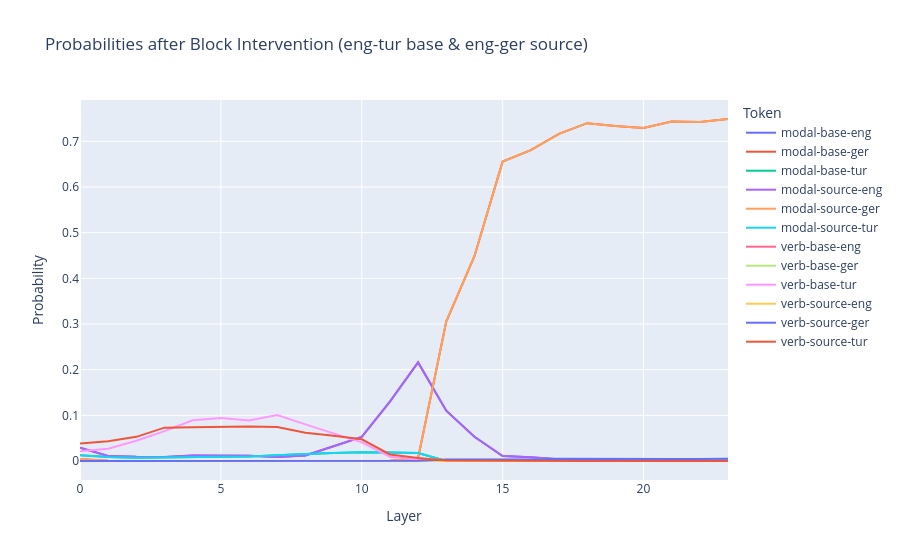

Notebook source saved alongside this figure:
### Markdown cell above
### Plotting

### Code cell
# Ensure the 'prob' column is numeric
df['prob'] = pd.to_numeric(df['prob'], errors='coerce')

# Drop rows with NaN in 'prob'
df = df.dropna(subset=['prob'])

# Create a line plot for token probabilities over layers
fig = px.line(
    df.groupby(['token_type', 'layer'], as_index=False)['prob'].mean(),
    x="layer",
    y="prob",
    color="token_type",
    title=f"Probabilities after Block Intervention ({src_lang_base}-{tgt_lang_base} base & {src_lang_source}-{tgt_lang_source} source)",
    labels={"layer": "Layer", "prob": "Probability", "token_type": "Token"},
    # category_orders={"layer": [str(i) for i in range(model.config.n_layer)]},
)

# Show the plot
fig.show()
# fig.write_image(block_intervention_plot_save_path)

### Figure 1 — Plotly figure (JSON) as saved in the notebook; plotly's stock layout.template omitted (floating-point values rounded to 4 significant figures)
{"data": [{"hovertemplate": "Token=modal-base-eng<br>Layer=%{x}<br>Probability=%{y}<extra></extra>", "legendgroup": "modal-base-eng", "line": {"color": "#636efa", "dash": "solid"}, "marker": {"symbol": "circle"}, "mode": "lines", "name": "modal-base-eng", "orientation": "v", "showlegend": true, "type": "scatter", "x": [0, 1, 2, 3, 4, 5, 6, 7, 8, 9, 10, 11, 12, 13, 14, 15, 16, 17, 18, 19, 20, 21, 22, 23], "xaxis": "x", "y": [0.02934, 0.01109, 0.009062, 0.008591, 0.01231, 0.01172, 0.01123, 0.008884, 0.01199, 0.03233, 0.05287, 0.1301, 0.2158, 0.1102, 0.05316, 0.01073, 0.008338, 0.003967, 0.002199, 0.00225, 0.002041, 0.001751, 0.001709, 0.001749], "yaxis": "y"}, {"hovertemplate": "Token=modal-base-ger<br>Layer=%{x}<br>Probability=%{y}<extra></extra>", "legendgroup": "modal-base-ger", "line": {"color": "#EF553B", "dash": "solid"}, "marker": {"symbol": "circle"}, "mode": "lines", "name": "modal-base-ger", "orientation": "v", "showlegend": true, "type": "scatter", "x": [0, 1, 2, 3, 4, 5, 6, 7, 8, 9, 10, 11, 12, 13, 14, 15, 16, 17, 18, 19, 20, 21, 22, 23], "xaxis": "x", "y": [0.004401, 0.0006299, 0.0001225, 8.334e-06, 8.95e-06, 7.802e-06, 1.211e-05, 5.402e-06, 9.428e-06, 1.825e-05, 2.855e-05, 0.0006325, 0.006162, 0.3053, 0.4484, 0.6557, 0.6809, 0.7165, 0.7398, 0.7339, 0.7291, 0.7432, 0.7426, 0.7489], "yaxis": "y"}, {"hovertemplate": "Token=modal-base-tur<br>Layer=%{x}<br>Probability=%{y}<extra></extra>", "legendgroup": "modal-base-tur", "line": {"color": "#00cc96", "dash": "solid"}, "marker": {"symbol": "circle"}, "mode": "lines", "name": "modal-base-tur", "orientation": "v", "showlegend": true, "type": "scatter", "x": [0, 1, 2, 3, 4, 5, 6, 7, 8, 9, 10, 11, 12, 13, 14, 15, 16, 17, 18, 19, 20, 21, 22, 23], "xaxis": "x", "y": [0.01281, 0.008894, 0.00695, 0.008099, 0.009116, 0.00934, 0.009821, 0.01306, 0.01553, 0.01753, 0.01904, 0.01845, 0.01757, 0.0001078, 2.194e-05, 4.495e-06, 1.881e-06, 9.546e-07, 1.961e-07, 1.769e-07, 1.519e-07, 1.014e-07, 8.804e-08, 7.827e-08], "yaxis": "y"}, {"hovertemplate": "Token=modal-source-eng<br>Layer=%{x}<br>Probability=%{y}<extra></extra>", "legendgroup": "modal-source-eng", "line": {"color": "#ab63fa", "dash": "solid"}, "marker": {"symbol": "circle"}, "mode": "lines", "name": "modal-source-eng", "orientation": "v", "showlegend": true, "type": "scatter", "x": [0, 1, 2, 3, 4, 5, 6, 7, 8, 9, 10, 11, 12, 13, 14, 15, 16, 17, 18, 19, 20, 21, 22, 23], "xaxis": "x", "y": [0.02934, 0.01109, 0.009062, 0.008591, 0.01231, 0.01172, 0.01123, 0.008884, 0.01199, 0.03233, 0.05287, 0.1301, 0.2158, 0.1102, 0.05316, 0.01073, 0.008338, 0.003967, 0.002199, 0.00225, 0.002041, 0.001751, 0.001709, 0.001749], "yaxis": "y"}, {"hovertemplate": "Token=modal-source-ger<br>Layer=%{x}<br>Probability=%{y}<extra></extra>", "legendgroup": "modal-source-ger", "line": {"color": "#FFA15A", "dash": "solid"}, "marker": {"symbol": "circle"}, "mode": "lines", "name": "modal-source-ger", "orientation": "v", "showlegend": true, "type": "scatter", "x": [0, 1, 2, 3, 4, 5, 6, 7, 8, 9, 10, 11, 12, 13, 14, 15, 16, 17, 18, 19, 20, 21, 22, 23], "xaxis": "x", "y": [0.004401, 0.0006299, 0.0001225, 8.334e-06, 8.95e-06, 7.802e-06, 1.211e-05, 5.402e-06, 9.428e-06, 1.825e-05, 2.855e-05, 0.0006325, 0.006162, 0.3053, 0.4484, 0.6557, 0.6809, 0.7165, 0.7398, 0.7339, 0.7291, 0.7432, 0.7426, 0.7489], "yaxis": "y"}, {"hovertemplate": "Token=modal-source-tur<br>Layer=%{x}<br>Probability=%{y}<extra></extra>", "legendgroup": "modal-source-tur", "line": {"color": "#19d3f3", "dash": "solid"}, "marker": {"symbol": "circle"}, "mode": "lines", "name": "modal-source-tur", "orientation": "v", "showlegend": true, "type": "scatter", "x": [0, 1, 2, 3, 4, 5, 6, 7, 8, 9, 10, 11, 12, 13, 14, 15, 16, 17, 18, 19, 20, 21, 22, 23], "xaxis": "x", "y": [0.01281, 0.008894, 0.00695, 0.008099, 0.009116, 0.00934, 0.009821, 0.01306, 0.01553, 0.01753, 0.01904, 0.01845, 0.01757, 0.0001078, 2.194e-05, 4.495e-06, 1.881e-06, 9.546e-07, 1.961e-07, 1.769e-07, 1.519e-07, 1.014e-07, 8.804e-08, 7.827e-08], "yaxis": "y"}, {"hovertemplate": "Token=verb-base-eng<br>Layer=%{x}<br>Probability=%{y}<extra></extra>", "legendgroup": "verb-base-eng", "line": {"color": "#FF6692", "dash": "solid"}, "marker": {"symbol": "circle"}, "mode": "lines", "name": "verb-base-eng", "orientation": "v", "showlegend": true, "type": "scatter", "x": [0, 1, 2, 3, 4, 5, 6, 7, 8, 9, 10, 11, 12, 13, 14, 15, 16, 17, 18, 19, 20, 21, 22, 23], "xaxis": "x", "y": [6.72e-05, 8.331e-05, 7.616e-05, 5.031e-05, 2.931e-05, 3.18e-05, 4.57e-05, 2.448e-05, 2.241e-05, 9.525e-06, 8.397e-06, 5.089e-05, 0.0001028, 3.79e-05, 3.985e-06, 1.64e-06, 1.149e-06, 7.359e-07, 5.157e-07, 5.642e-07, 5.578e-07, 4.659e-07, 4.594e-07, 5.246e-07], "yaxis": "y"}, {"hovertemplate": "Token=verb-base-ger<br>Layer=%{x}<br>Probability=%{y}<extra></extra>", "legendgroup": "verb-base-ger", "line": {"color": "#B6E880", "dash": "solid"}, "marker": {"symbol": "circle"}, "mode": "lines", "name": "verb-base-ger", "orientation": "v", "showlegend": true, "type": "scatter", "x": [0, 1, 2, 3, 4, 5, 6, 7, 8, 9, 10, 11, 12, 13, 14, 15, 16, 17, 18, 19, 20, 21, 22, 23], "xaxis": "x", "y": [0.0001338, 7.152e-05, 7.899e-05, 8.347e-05, 0.0001117, 9.834e-05, 8.261e-05, 0.0001365, 0.000148, 0.0001469, 0.0001435, 0.0003687, 0.0005963, 0.002897, 0.002917, 0.002536, 0.002988, 0.004457, 0.004042, 0.004324, 0.004297, 0.004092, 0.004223, 0.005002], "yaxis": "y"}, {"hovertemplate": "Token=verb-base-tur<br>Layer=%{x}<br>Probability=%{y}<extra></extra>", "legendgroup": "verb-base-tur", "line": {"color": "#FF97FF", "dash": "solid"}, "marker": {"symbol": "circle"}, "mode": "lines", "name": "verb-base-tur", "orientation": "v", "showlegend": true, "type": "scatter", "x": [0, 1, 2, 3, 4, 5, 6, 7, 8, 9, 10, 11, 12, 13, 14, 15, 16, 17, 18, 19, 20, 21, 22, 23], "xaxis": "x", "y": [0.02145, 0.02699, 0.04426, 0.06536, 0.08914, 0.09428, 0.08872, 0.1008, 0.08019, 0.05963, 0.0408, 0.009366, 0.003437, 3.115e-05, 8.985e-06, 2.644e-06, 1.649e-06, 6.222e-07, 2.926e-07, 3.126e-07, 2.928e-07, 2.403e-07, 2.131e-07, 2.672e-07], "yaxis": "y"}, {"hovertemplate": "Token=verb-source-eng<br>Layer=%{x}<br>Probability=%{y}<extra></extra>", "legendgroup": "verb-source-eng", "line": {"color": "#FECB52", "dash": "solid"}, "marker": {"symbol": "circle"}, "mode": "lines", "name": "verb-source-eng", "orientation": "v", "showlegend": true, "type": "scatter", "x": [0, 1, 2, 3, 4, 5, 6, 7, 8, 9, 10, 11, 12, 13, 14, 15, 16, 17, 18, 19, 20, 21, 22, 23], "xaxis": "x", "y": [6.701e-05, 3.163e-05, 3.39e-05, 2.602e-05, 3.586e-05, 3.303e-05, 3.962e-05, 2.457e-05, 4.833e-05, 6.05e-05, 6.325e-05, 0.0001956, 0.0003677, 0.0002956, 5.53e-05, 1.083e-05, 8.931e-06, 5.415e-06, 4.494e-06, 4.755e-06, 4.534e-06, 4.589e-06, 4.166e-06, 4.222e-06], "yaxis": "y"}, {"hovertemplate": "Token=verb-source-ger<br>Layer=%{x}<br>Probability=%{y}<extra></extra>", "legendgroup": "verb-source-ger", "line": {"color": "#636efa", "dash": "solid"}, "marker": {"symbol": "circle"}, "mode": "lines", "name": "verb-source-ger", "orientation": "v", "showlegend": true, "type": "scatter", "x": [0, 1, 2, 3, 4, 5, 6, 7, 8, 9, 10, 11, 12, 13, 14, 15, 16, 17, 18, 19, 20, 21, 22, 23], "xaxis": "x", "y": [0.0001192, 6.432e-05, 5.16e-05, 4.325e-05, 4.977e-05, 4.487e-05, 4.633e-05, 3.924e-05, 4.157e-05, 3.97e-05, 4.747e-05, 9.458e-05, 0.0003776, 0.003101, 0.003174, 0.002744, 0.003214, 0.004656, 0.004229, 0.004555, 0.0045, 0.004254, 0.004378, 0.005104], "yaxis": "y"}, {"hovertemplate": "Token=verb-source-tur<br>Layer=%{x}<br>Probability=%{y}<extra></extra>", "legendgroup": "verb-source-tur", "line": {"color": "#EF553B", "dash": "solid"}, "marker": {"symbol": "circle"}, "mode": "lines", "name": "verb-source-tur", "orientation": "v", "showlegend": true, "type": "scatter", "x": [0, 1, 2, 3, 4, 5, 6, 7, 8, 9, 10, 11, 12, 13, 14, 15, 16, 17, 18, 19, 20, 21, 22, 23], "xaxis": "x", "y": [0.03812, 0.04339, 0.05292, 0.07299, 0.07415, 0.07499, 0.07572, 0.07421, 0.06197, 0.05536, 0.04758, 0.01444, 0.006716, 0.001008, 0.000571, 1.354e-05, 1.094e-05, 1.527e-06, 5.726e-07, 2.986e-07, 2.34e-07, 1.173e-07, 1.052e-07, 9.896e-08], "yaxis": "y"}], "layout": {"legend": {"title": {"text": "Token"}, "tracegroupgap": 0}, "title": {"text": "Probabilities after Block Intervention (eng-tur base & eng-ger source)"}, "xaxis": {"anchor": "y", "domain": [0, 1], "title": {"text": "Layer"}}, "yaxis": {"anchor": "x", "domain": [0, 1], "title": {"text": "Probability"}}}}
